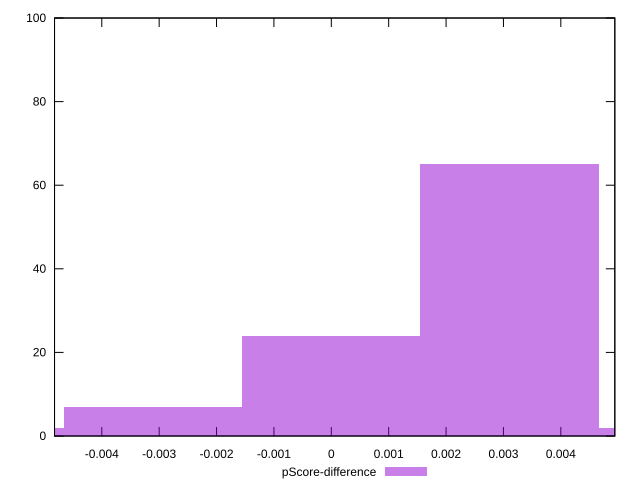

gnuplot code for this plot:
reset

$pScoreDifference <<EOF
-0.0031088161597320947 7
0.0031088161597320947 65
0 24
0.006217632319464189 2
-0.006217632319464189 2
EOF

set key outside below
set boxwidth 0.0031088161597320947
set xrange [-0.0048235294117647265:0.004941176470588227]
set yrange [0:100]
set trange [0:100]
set style fill transparent solid 0.5 noborder
set terminal svg size 640, 490 enhanced background rgb 'white'
set output "report_00009_2021-02-08T22-37-41.559Z/render-blocking-resources/samples/pages+cached+noadtech/pScore-difference/histogram.svg"

plot $pScoreDifference title "pScore-difference" with boxes

reset
